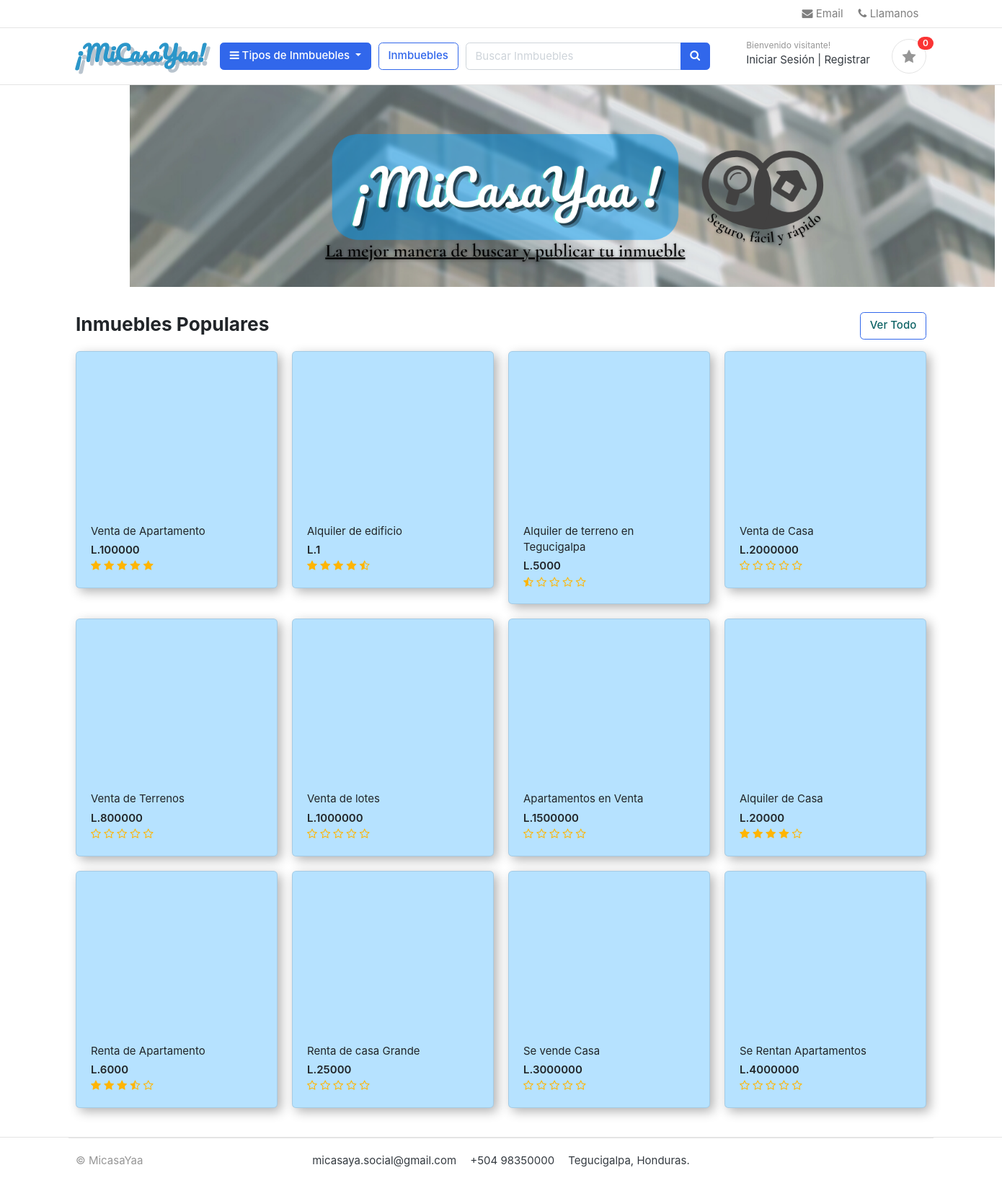
The page / on the database its author committed.
### store/models.py (models this page shows, shortened)
class Product(models.Model):
    product_name = models.CharField(max_length=200, unique=True)
    slug = models.CharField(max_length=200, unique=True)
    descripton = models.TextField(max_length=500, blank=True)
    price = models.IntegerField()
    images = CloudinaryField('image')
    stock = models.IntegerField()
    is_available = models.BooleanField(default = True)
    category = models.ForeignKey(Category, on_delete=models.CASCADE)
    created_date = models.DateTimeField(auto_now_add=True)
    modified_date = models.DateTimeField(auto_now=True)
    objects = createProducto()
    def get_url(self):
        return reverse('product_detail', args=[self.category.slug, self.slug])
    def averageReview(self):
        reviews = ReviewRating.objects.filter(product=self, status=True).aggregate(average=Avg('rating'))
        avg=0
        if reviews['average'] is not None:
            avg = float(reviews['average'])
        return avg

### proyecto/views.py (the view)
# urls.py: 2. Add a URL to urlpatterns:  path('', views.home, name='home')
def home(request):
    products = Product.objects.all().filter(is_available=True).order_by('created_date')
    for product in products:
        reviews = ReviewRating.objects.filter(product_id=product.id, status=True)
    context = {
        'products': products,
        'reviews': reviews,
    }
    return render(request, 'home.html', context)

### category/context_processors.py (called while the page is built)
def menu_links(request):
    links = Category.objects.all()
    return dict(links=links)

### category/models.py (called while the page is built)
    def get_url(self):
        return reverse('products_by_category', args=[self.slug])
        print(get_url);

### favorites/context_processors.py (called while the page is built)
def counter(request):
    favorite_count = 0
    try:
        favorite = Favorite.objects.filter(favorite_id=_favorite_id(request))
        if request.user.is_authenticated:
            favorite_items = FavoriteItem.objects.all().filter(user=request.user)
        else:
            favorite_items = FavoriteItem.objects.all().filter(favorite=favorite[:1])
        for favorite_item in favorite_items:
            favorite_count += favorite_item.quantity
    except Favorite.DoesNotExist:
        favorite_count = 0
    return dict(favorite_count=favorite_count)

### favorites/views.py (called while the page is built)
def _favorite_id(request):
    favorite = request.session.session_key
    if not favorite:
        favorite = request.session.create()
    return favorite

### templates/home.html (shortened to what this page needs)
{% extends 'base.html'%}
{% load static %}
{% block content%}
<div class="container contenido_hom mag_home">
</div>
<section class="section-name padding-y-sm" >
<div class="container" />
<header class="section-heading">
	<a href="{% url 'store' %}" class="btn btn-outline-primary float-right boton" style="">Ver Todo</a>
	<h3 class="section-title">Inmuebles Populares </h3>
</header>
<div class="row">
	{% for product in products %}
	<div class="col-md-3">
		<div class="card card-product-grid" style="box-shadow: 5px 5px 15px rgba(0,0,0,0.3); background: #B6E2FF;">
			<a href="{{ product.get_url }}" class="img-wrap"> <img src="{{ product.images.url }}"> </a>
			<figcaption class="info-wrap">
				<a href="{{ product.get_url }}" class="title">{{product.product_name}}</a>
				<div class="price mt-1">L.{{ product.price }}</div>
				<div class="rating-star">
		      <span>
		        <i class="fa fa-star{% if product.averageReview < 0.5 %}-o{% elif product.averageReview >= 0.5 and product.averageReview < 1 %}-half-o {% endif %}" aria-hidden="true"></i>
		        <i class="fa fa-star{% if product.averageReview < 1.5 %}-o{% elif product.averageReview >= 1.5 and product.averageReview < 2 %}-half-o {% endif %}" aria-hidden="true"></i>
		        <i class="fa fa-star{% if product.averageReview < 2.5 %}-o{% elif product.averageReview >= 2.5 and product.averageReview < 3 %}-half-o {% endif %}" aria-hidden="true"></i>
		        <i class="fa fa-star{% if product.averageReview < 3.5 %}-o{% elif product.averageReview >= 3.5 and product.averageReview < 4 %}-half-o {% endif %}" aria-hidden="true"></i>
		        <i class="fa fa-star{% if product.averageReview < 4.5 %}-o{% elif product.averageReview >= 4.5 and product.averageReview < 5 %}-half-o {% endif %}" aria-hidden="true"></i>
		      </span>
		    </div>
			</figcaption>
		</div>
	</div>
	{% endfor %}
</div>
</section>
</body>
</html>
{% endblock%}

### static/css/estilos.css (style rules this page uses)
.contenido_hom { display: flex; align-items: center; justify-content: center; min-width: 50vw; min-height: 35vh; margin: 0px 180px; padding: 0; width: 100%; height: 100%; background-image: url(../images/infusion.png); background-position:center; background-repeat:no-repeat; background-size: cover; }
.boton { color:#0F6466; }

### static/css/ui.css (style rules this page uses)
html { font-family: "Inter", sans-serif; font-size: 15px; }
.img-wrap { text-align: center; display: block; }
.padding-y-sm { padding-top: 20px; padding-bottom: 20px; }
.section-heading { margin-bottom: 20px; margin-top: 15px; }
.section-title { color: #212529; }
[class*=card-product] a.title { color: #212529; display: block; }
[class*=card-product] .img-wrap { overflow: hidden; position: relative; }
.card-product-grid { margin-bottom: 20px; }
.card-product-grid .img-wrap { border-radius: 0.2rem 0.2rem 0 0; height: 220px; }
.card-product-grid .info-wrap { overflow: hidden; padding: 18px 20px; }
.card .img-wrap { overflow: hidden; }
.price { font-weight: 600; color: #212529; }

### static/css/custom.css (style rules this page uses)
.rating-star i { color: #ffb503 !important; }

### rows shown on the page
Product: product_name "Venta de Apartamento", price "100000"
Product: product_name "Alquiler de edificio", price "1"
Product: product_name "Alquiler de terreno en Tegucigalpa", price "5000"
Product: product_name "Venta de Casa", price "2000000"
Product: product_name "Venta de Terrenos", price "800000"
Product: product_name "Venta de lotes", price "1000000"
Product: product_name "Apartamentos en Venta", price "1500000"
Product: product_name "Alquiler de Casa", price "20000"
Product: product_name "Renta de Apartamento", price "6000"
Product: product_name "Renta de casa Grande", price "25000"
Product: product_name "Se vende Casa", price "3000000"
Product: product_name "Se Rentan Apartamentos", price "4000000"

### other values the page prints
{{ favorite_count }} "0"
